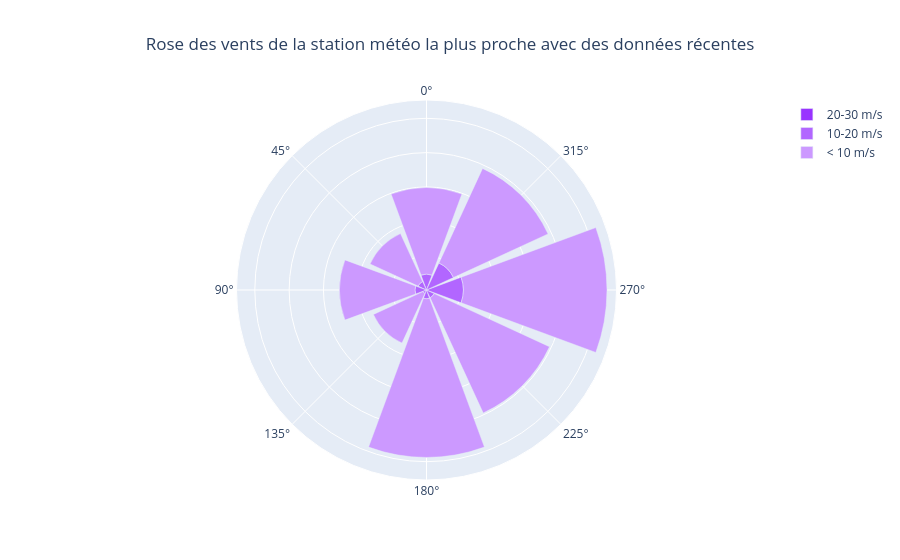

The notebook cell saved with this chart:
### Code cell
create_wind_rose(
    latest,
    title="Rose des vents de la station météo la plus proche avec des données récentes",
)

### Figure 1 — Plotly figure (JSON) as saved in the notebook; plotly's stock layout.template omitted (floating-point values rounded to 4 significant figures)
{"data": [{"marker": {"color": "hsl(270, 100%, 60%)"}, "name": "20-30 m/s", "r": [53, 22, 9, 3, 11, 52, 55], "theta": [0, 45, 90, 135, 225, 270, 315], "type": "barpolar"}, {"marker": {"color": "hsl(270, 100%, 70%)"}, "name": "10-20 m/s", "r": [4566, 2675, 3346, 1125, 2559, 2473, 10696, 8604], "theta": [0, 45, 90, 135, 180, 225, 270, 315], "type": "barpolar"}, {"marker": {"color": "hsl(270, 100%, 80%)"}, "name": "< 10 m/s", "r": [25186, 15414, 21968, 15905, 46210, 36966, 41817, 30332], "theta": [0, 45, 90, 135, 180, 225, 270, 315], "type": "barpolar"}], "layout": {"barmode": "stack", "polar": {"angularaxis": {"rotation": 90}, "radialaxis": {"showline": false, "showticklabels": false}}, "title": {"text": "Rose des vents de la station météo la plus proche avec des données récentes", "x": 0.5, "xanchor": "center"}}}
